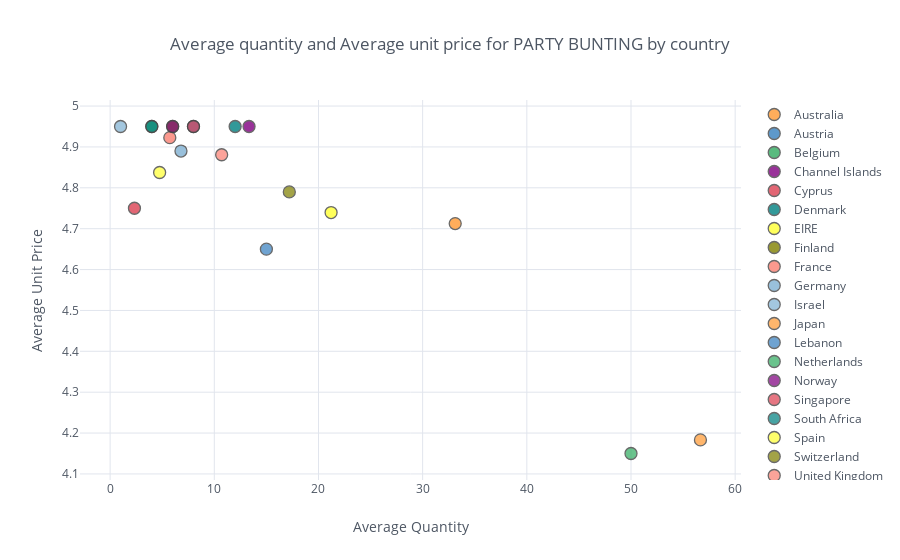

Notebook code for this chart:
### Code cell
data3.iplot(x='Quantity', y='UnitPrice', categories='Country',
           xTitle='Average Quantity', yTitle='Average Unit Price',
           title='Average quantity and Average unit price for PARTY BUNTING by country')

### Figure 1 — Plotly figure (JSON) as saved in the notebook; plotly's stock layout.template omitted (floating-point values rounded to 4 significant figures)
{"data": [{"marker": {"color": "rgba(255, 153, 51, 1.0)", "line": {"width": 1.3}, "opacity": 0.8, "size": 12, "symbol": "circle"}, "mode": "markers", "name": "Australia", "textfont": {"color": "#4D5663"}, "type": "scatter", "uid": "07d8927a-65ae-4994-9020-48823205d3c0", "x": [33.12], "y": [4.713]}, {"marker": {"color": "rgba(55, 128, 191, 1.0)", "line": {"width": 1.3}, "opacity": 0.8, "size": 12, "symbol": "circle"}, "mode": "markers", "name": "Austria", "textfont": {"color": "#4D5663"}, "type": "scatter", "uid": "5a7c1293-7590-4718-9e46-b1d2472700c1", "x": [8], "y": [4.95]}, {"marker": {"color": "rgba(50, 171, 96, 1.0)", "line": {"width": 1.3}, "opacity": 0.8, "size": 12, "symbol": "circle"}, "mode": "markers", "name": "Belgium", "textfont": {"color": "#4D5663"}, "type": "scatter", "uid": "6f07995d-6378-4d43-a550-aaccea6745d1", "x": [4], "y": [4.95]}, {"marker": {"color": "rgba(128, 0, 128, 1.0)", "line": {"width": 1.3}, "opacity": 0.8, "size": 12, "symbol": "circle"}, "mode": "markers", "name": "Channel Islands", "textfont": {"color": "#4D5663"}, "type": "scatter", "uid": "c70069c3-173a-4cf4-80d2-984cdd09cf74", "x": [13.33], "y": [4.95]}, {"marker": {"color": "rgba(219, 64, 82, 1.0)", "line": {"width": 1.3}, "opacity": 0.8, "size": 12, "symbol": "circle"}, "mode": "markers", "name": "Cyprus", "textfont": {"color": "#4D5663"}, "type": "scatter", "uid": "3db3e725-3877-48c5-9a92-a341d06fd80a", "x": [2.333], "y": [4.75]}, {"marker": {"color": "rgba(0, 128, 128, 1.0)", "line": {"width": 1.3}, "opacity": 0.8, "size": 12, "symbol": "circle"}, "mode": "markers", "name": "Denmark", "textfont": {"color": "#4D5663"}, "type": "scatter", "uid": "94e3a6be-66ba-4158-af20-3156ffdec66d", "x": [12], "y": [4.95]}, {"marker": {"color": "rgba(255, 255, 51, 1.0)", "line": {"width": 1.3}, "opacity": 0.8, "size": 12, "symbol": "circle"}, "mode": "markers", "name": "EIRE", "textfont": {"color": "#4D5663"}, "type": "scatter", "uid": "cb31bcef-f45b-4a24-8786-e94154005383", "x": [21.21], "y": [4.739]}, {"marker": {"color": "rgba(128, 128, 0, 1.0)", "line": {"width": 1.3}, "opacity": 0.8, "size": 12, "symbol": "circle"}, "mode": "markers", "name": "Finland", "textfont": {"color": "#4D5663"}, "type": "scatter", "uid": "d0062dd6-9d72-4f72-9ec7-9a7cfaf90b15", "x": [6], "y": [4.95]}, {"marker": {"color": "rgba(251, 128, 114, 1.0)", "line": {"width": 1.3}, "opacity": 0.8, "size": 12, "symbol": "circle"}, "mode": "markers", "name": "France", "textfont": {"color": "#4D5663"}, "type": "scatter", "uid": "a6ab6fda-8227-4581-8dba-968f63cfe2b8", "x": [5.727], "y": [4.923]}, {"marker": {"color": "rgba(128, 177, 211, 1.0)", "line": {"width": 1.3}, "opacity": 0.8, "size": 12, "symbol": "circle"}, "mode": "markers", "name": "Germany", "textfont": {"color": "#4D5663"}, "type": "scatter", "uid": "7fe0617b-830d-455f-9a04-3cf09d15be94", "x": [6.8], "y": [4.89]}, {"marker": {"color": "rgba(128, 177, 211, 0.8999999999999999)", "line": {"width": 1.3}, "opacity": 0.8, "size": 12, "symbol": "circle"}, "mode": "markers", "name": "Israel", "textfont": {"color": "#4D5663"}, "type": "scatter", "uid": "74d09641-907a-4880-b737-02b057cacd84", "x": [1], "y": [4.95]}, {"marker": {"color": "rgba(255, 153, 51, 0.8999999999999999)", "line": {"width": 1.3}, "opacity": 0.8, "size": 12, "symbol": "circle"}, "mode": "markers", "name": "Japan", "textfont": {"color": "#4D5663"}, "type": "scatter", "uid": "22d47855-1db3-4180-a941-d51a047f3564", "x": [56.67], "y": [4.183]}, {"marker": {"color": "rgba(55, 128, 191, 0.8999999999999999)", "line": {"width": 1.3}, "opacity": 0.8, "size": 12, "symbol": "circle"}, "mode": "markers", "name": "Lebanon", "textfont": {"color": "#4D5663"}, "type": "scatter", "uid": "eb93688c-22e3-4682-85d8-d20bc5a348e7", "x": [15], "y": [4.65]}, {"marker": {"color": "rgba(50, 171, 96, 0.8999999999999999)", "line": {"width": 1.3}, "opacity": 0.8, "size": 12, "symbol": "circle"}, "mode": "markers", "name": "Netherlands", "textfont": {"color": "#4D5663"}, "type": "scatter", "uid": "350e6fce-f3fa-4bfa-9f36-eed28ac59320", "x": [50], "y": [4.15]}, {"marker": {"color": "rgba(128, 0, 128, 0.8999999999999999)", "line": {"width": 1.3}, "opacity": 0.8, "size": 12, "symbol": "circle"}, "mode": "markers", "name": "Norway", "textfont": {"color": "#4D5663"}, "type": "scatter", "uid": "91ae6db6-165e-4f01-a219-cc3427746901", "x": [6], "y": [4.95]}, {"marker": {"color": "rgba(219, 64, 82, 0.8999999999999999)", "line": {"width": 1.3}, "opacity": 0.8, "size": 12, "symbol": "circle"}, "mode": "markers", "name": "Singapore", "textfont": {"color": "#4D5663"}, "type": "scatter", "uid": "3f8a42c2-4d71-45f5-909b-05feaeecf79b", "x": [8], "y": [4.95]}, {"marker": {"color": "rgba(0, 128, 128, 0.8999999999999999)", "line": {"width": 1.3}, "opacity": 0.8, "size": 12, "symbol": "circle"}, "mode": "markers", "name": "South Africa", "textfont": {"color": "#4D5663"}, "type": "scatter", "uid": "fe1e2de7-650d-416b-966c-31f330a0e085", "x": [4], "y": [4.95]}, {"marker": {"color": "rgba(255, 255, 51, 0.8999999999999999)", "line": {"width": 1.3}, "opacity": 0.8, "size": 12, "symbol": "circle"}, "mode": "markers", "name": "Spain", "textfont": {"color": "#4D5663"}, "type": "scatter", "uid": "1123523e-1fb8-47c6-8d9e-d7bcf5c6adee", "x": [4.75], "y": [4.838]}, {"marker": {"color": "rgba(128, 128, 0, 0.8999999999999999)", "line": {"width": 1.3}, "opacity": 0.8, "size": 12, "symbol": "circle"}, "mode": "markers", "name": "Switzerland", "textfont": {"color": "#4D5663"}, "type": "scatter", "uid": "8f1ee046-4858-46d4-b0d7-5ecf7e898fff", "x": [17.2], "y": [4.79]}, {"marker": {"color": "rgba(251, 128, 114, 0.8999999999999999)", "line": {"width": 1.3}, "opacity": 0.8, "size": 12, "symbol": "circle"}, "mode": "markers", "name": "United Kingdom", "textfont": {"color": "#4D5663"}, "type": "scatter", "uid": "615ad679-0a6e-45f6-90ed-eebc7cd7abca", "x": [10.71], "y": [4.881]}], "layout": {"legend": {"bgcolor": "#FFFFFF", "font": {"color": "#4D5663"}}, "paper_bgcolor": "#FFFFFF", "plot_bgcolor": "#FFFFFF", "title": {"font": {"color": "#4D5663"}, "text": "Average quantity and Average unit price for PARTY BUNTING by country"}, "xaxis": {"gridcolor": "#E1E5ED", "showgrid": true, "tickfont": {"color": "#4D5663"}, "title": {"font": {"color": "#4D5663"}, "text": "Average Quantity"}, "zerolinecolor": "#E1E5ED"}, "yaxis": {"gridcolor": "#E1E5ED", "showgrid": true, "tickfont": {"color": "#4D5663"}, "title": {"font": {"color": "#4D5663"}, "text": "Average Unit Price"}, "zerolinecolor": "#E1E5ED"}}}
